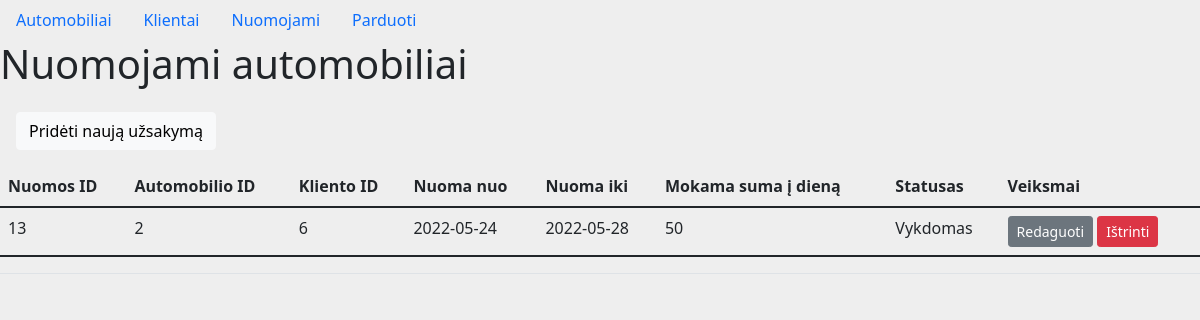
The page /nuomojami_auto.php on the database its author committed.
### tables this page shows
CREATE TABLE `nuomojami_auto` (
  `nuomos_id` smallint(6) NOT NULL,
  `auto_id` smallint(6) NOT NULL,
  `kliento_id` smallint(6) NOT NULL,
  `nuoma_nuo` date NOT NULL,
  `nuoma_iki` date NOT NULL,
  `mokama_suma` int(16) NOT NULL,
  `statusas` varchar(32) NOT NULL
);

### nuomojami_auto.php (the view)
<?php require('header.php') ?>
<?php
$sql = "SELECT * FROM nuomojami_auto";
$result = mysqli_query($conn, $sql);
?>
<h1>Nuomojami automobiliai</h1>
<a href="nuoma.php" class="btn btn-light m-3">Pridėti naują užsakymą</a>
<table class="table">
<thead>
<tr>
  <th>Nuomos ID</th>
  <th>Automobilio ID</th>
  <th>Kliento ID</th>
  <th>Nuoma nuo</th>
  <th>Nuoma iki</th>
  <th>Mokama suma į dieną</th>
  <th>Statusas</th>
  <th>Veiksmai</th>
</tr>
</thead>
<tbody>
<?php while ($row = mysqli_fetch_assoc($result)): ?>
<tr>
  <td><?=$row ['nuomos_id']?></td>
  <td><?=$row ['auto_id']?></td>
  <td><?=$row ['kliento_id']?></td>
  <td><?=$row ['nuoma_nuo']?></td>
  <td><?=$row ['nuoma_iki']?></td>
  <td><?=$row ['mokama_suma']?></td>
  <td><?=$row ['statusas']?></td>
  <td>
    <a class="btn btn-secondary btn-sm" href="nuoma.php?nuomos_id=<?=$row['nuomos_id']?>">Redaguoti</a>
  <a class="btn btn-danger btn-sm" href="functions.php?istrinti_nuoma=<?=$row['nuomos_id']?>" onclick="return confirm('Ar tikrai istrinti?')">Ištrinti</a>
</td>
</tr>
<?php endwhile ?>
</tbody>
<tfoot>
  <tr>
    <td colspan="10"></td>
  </tr>
</tfoot>
</table>
<?php require('footer.php') ?>

### style.css (style rules this page uses)
body { background: #eee; }

### rows shown on the page
nuomojami_auto: nuomos_id "13", auto "2", kliento "6", nuoma_nuo "2022-05-24", nuoma_iki "2022-05-28", mokama_suma "50", statusas "Vykdomas"
